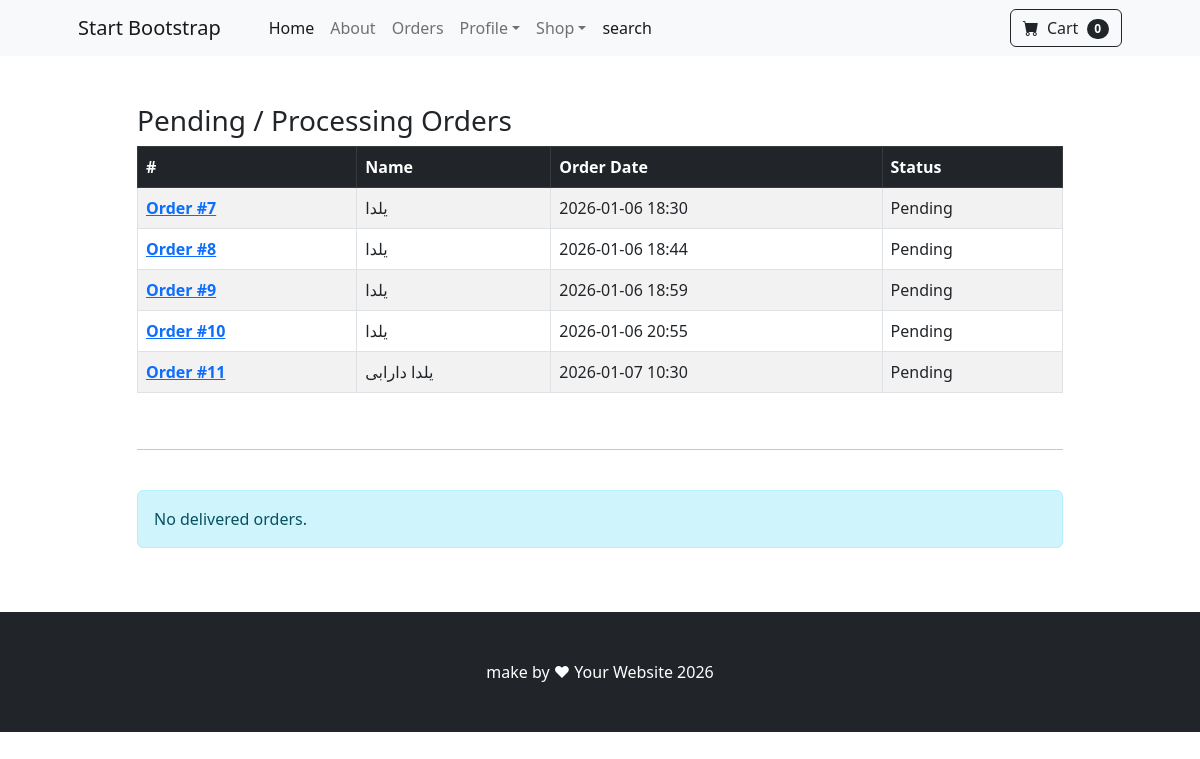
The page /orders/ (signed in) on the database as committed earlier.
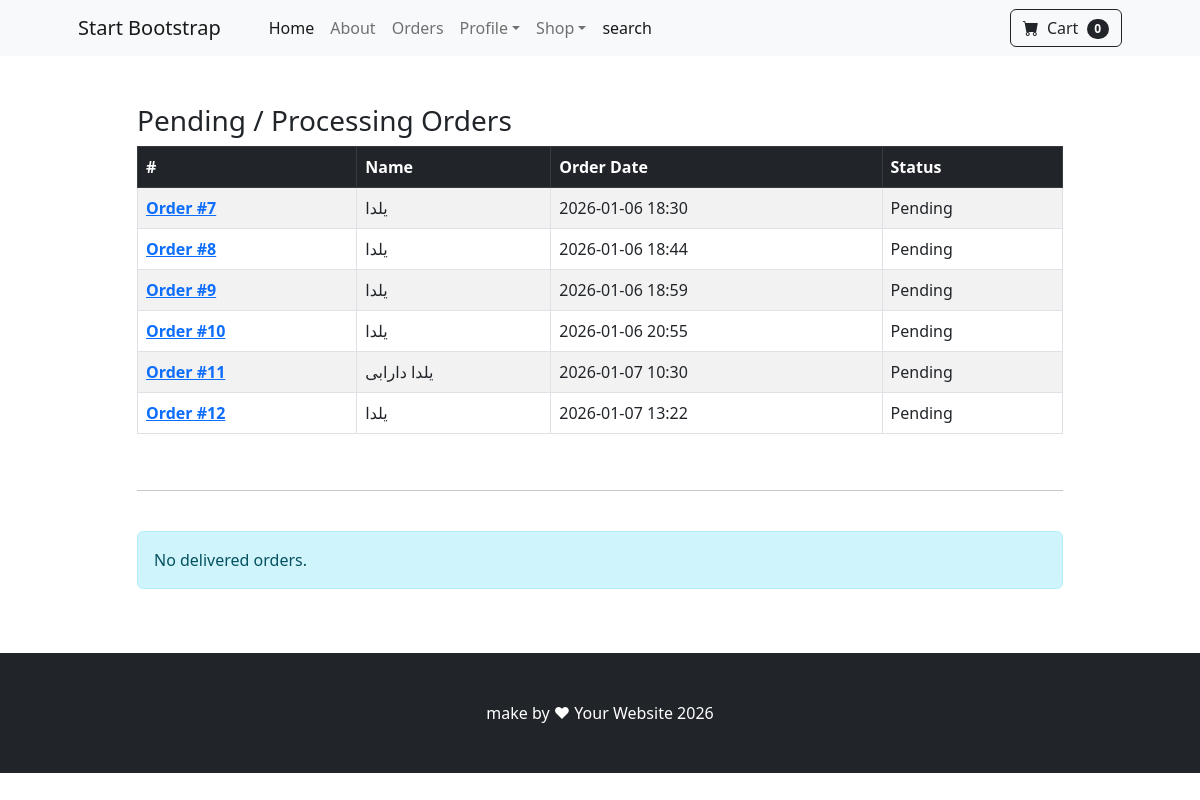
The same page on the database as committed later.
### payment/models.py (models this page shows, shortened)
class Order(models.Model):
    STATUS_ORDER=[
        ('pending','paymant'),
        ('processing','process'),
        ('shipped','sending items to  post'),
        ('deleverd','deliverd')
    ]
    user = models.ForeignKey(User, on_delete=models.CASCADE,null=True, blank=True)
    full_name = models.CharField(max_length=250)
    email=models.CharField(max_length=300)
    shipping_address = models.TextField(max_length=150000)
    amount_paid=models.DecimalField(max_digits=12, decimal_places=0, default=0)
    date_ordered=models.DateTimeField(auto_now_add=True)
    status=models.CharField(max_length=50,choices=STATUS_ORDER,default='pending')
    last_update=models.DateTimeField(auto_now=True)
    class Meta:
        verbose_name_plural = "Orders"

### shop/views.py (the view)
# urls.py: path('orders/', views.user_orders,name='orders'),
def user_orders(request):
    if request.user.is_authenticated:
        deleverd_orders=Order.objects.filter(user=request.user,status= 'deleverd')
        other_orders=Order.objects.filter(user=request.user).exclude(status= 'deleverd')
        context={
            'delivered':deleverd_orders,
            'other':other_orders
        }
        return render(request, 'orders.html', context)
    else:
        messages.success(request,'dont have this page!!!')
        return redirect('home')

### cart/cart.py (called while the page is built)
    def __len__(self):
        return len(self.cart)

### cart/context_processors.py (called while the page is built)
def cart(request):
    return {'cart': Cart(request)}

### shop/templates/orders.html
{% extends 'base.html' %}
{% block content %}
<br><br>
<div class="container">
    <div class="row justify-content-center">
        <div class="col-10">
            {% if other %}
            <h3>Pending / Processing Orders</h3>
            <table class="table table-striped table-bordered">
                <thead class="table-dark">
                    <tr>
                        <th scope="col">#</th>
                        <th scope="col">Name</th>
                        <th scope="col">Order Date</th>
                        <th scope="col">Status</th>
                    </tr>
                </thead>
                <tbody>
                    {% for order in other %}
                    <tr>
                        <th scope="row">
                            <a href="{% url 'order_details' order.id %}">Order #{{ order.id }}</a>
                        </th>
                        <td>{{ order.full_name }}</td>
                        <td>{{ order.date_ordered|date:"Y-m-d H:i" }}</td>
                        <td>{{ order.status|capfirst }}</td>
                    </tr>
                    {% endfor %}
                </tbody>
            </table>
            {% else %}
            <div class="alert alert-info">No pending orders.</div>
            {% endif %}
            <br>
            <hr>
            <br>
            {% if delivered %}
            <h3>Delivered Orders</h3>
            <table class="table table-striped table-bordered">
                <thead class="table-success">
                    <tr>
                        <th scope="col">#</th>
                        <th scope="col">Name</th>
                        <th scope="col">Last Update</th>
                        <th scope="col">Status</th>
                    </tr>
                </thead>
                <tbody>
                    {% for order in delivered %}
                    <tr>
                        <th scope="row">
                            <a href="{% url 'order_details' order.id %}">Order #{{ order.id }}</a>
                        </th>
                        <td>{{ order.full_name }}</td>
                        <td>{{ order.last_update|date:"Y-m-d H:i" }}</td>
                        <td>{{ order.status|capfirst }}</td>
                    </tr>
                    {% endfor %}
                </tbody>
            </table>
            {% else %}
            <div class="alert alert-info">No delivered orders.</div>
            {% endif %}
        </div>
    </div>
</div>
<br><br>
{% endblock %}

### shop/templates/base.html (shortened to what this page needs)
{% load static %}
{% load humanize %}
<!DOCTYPE html>
<html lang="en">
<head>
    <link href="https://cdn.jsdelivr.net/npm/bootstrap-icons@1.5.0/font/bootstrap-icons.css" rel="stylesheet" />
    <link href="{% static 'css/styles.css' %}" rel="stylesheet" />
</head>
<body>
    {% include 'navar.html' %}
    {% block content %}
    {% endblock %}
    <footer class="py-5 bg-dark">
        <div class="container">
            <p class="m-0 text-center text-white">make by &hearts; Your Website 2026</p>
        </div>
    </footer>
</body>
</html>

### shop/templates/navar.html (shortened to what this page needs)
<nav class="navbar navbar-expand-lg navbar-light bg-light">
    <div class="container px-4 px-lg-5">
        <a class="navbar-brand" href="/">Start Bootstrap</a>
        <div class="collapse navbar-collapse" id="navbarSupportedContent">
            <ul class="navbar-nav me-auto mb-2 mb-lg-0 ms-lg-4">
                <li class="nav-item"><a class="nav-link active" aria-current="page" href="/">Home</a></li>
                <li class="nav-item"><a class="nav-link" href="{% url 'about' %}">About</a></li>
                {% if user.is_authenticated %}
                <li class="nav-item"><a class="nav-link" href="{% url 'orders' %}">Orders</a></li>
                {% endif %}
                {% if user.is_authenticated %}
                <li class="nav-item dropdown">
                    <a class="nav-link dropdown-toggle" id="navbarDropdownProfile" href="#" role="button"
                       data-bs-toggle="dropdown" aria-expanded="false">Profile</a>
                </li>
                {% else %}
                <li class="nav-item"><a class="nav-link" href="{% url 'login' %}">Login</a></li>
                <li class="nav-item"><a class="nav-link" href="{% url 'signup' %}">Signup</a></li>
                {% endif %}
                <li class="nav-item dropdown">
                    <a class="nav-link dropdown-toggle" id="navbarDropdownShop" href="#" role="button"
                       data-bs-toggle="dropdown" aria-expanded="false">Shop</a>
                </li><li class="nav-item"><a class="nav-link active" aria-current="page" href="{% url 'search' %}">search</a></li>
            </ul>
            <form class="d-flex">
                <a href="{% url 'cart-summary' %}" class="btn btn-outline-dark">
                    <i class="bi-cart-fill me-1"></i>
                    Cart
                    <span class="badge bg-dark text-white ms-1 rounded-pill" id="cart_quantity">{{ cart|length }}</span>
                </a>
            </form>
        </div>
    </div>
</nav>

Rows that differ between the two databases and show on the page:
added Order: id "12", full_name "یلدا", date_ordered "2026-01-07 13:22", status "Pending"
